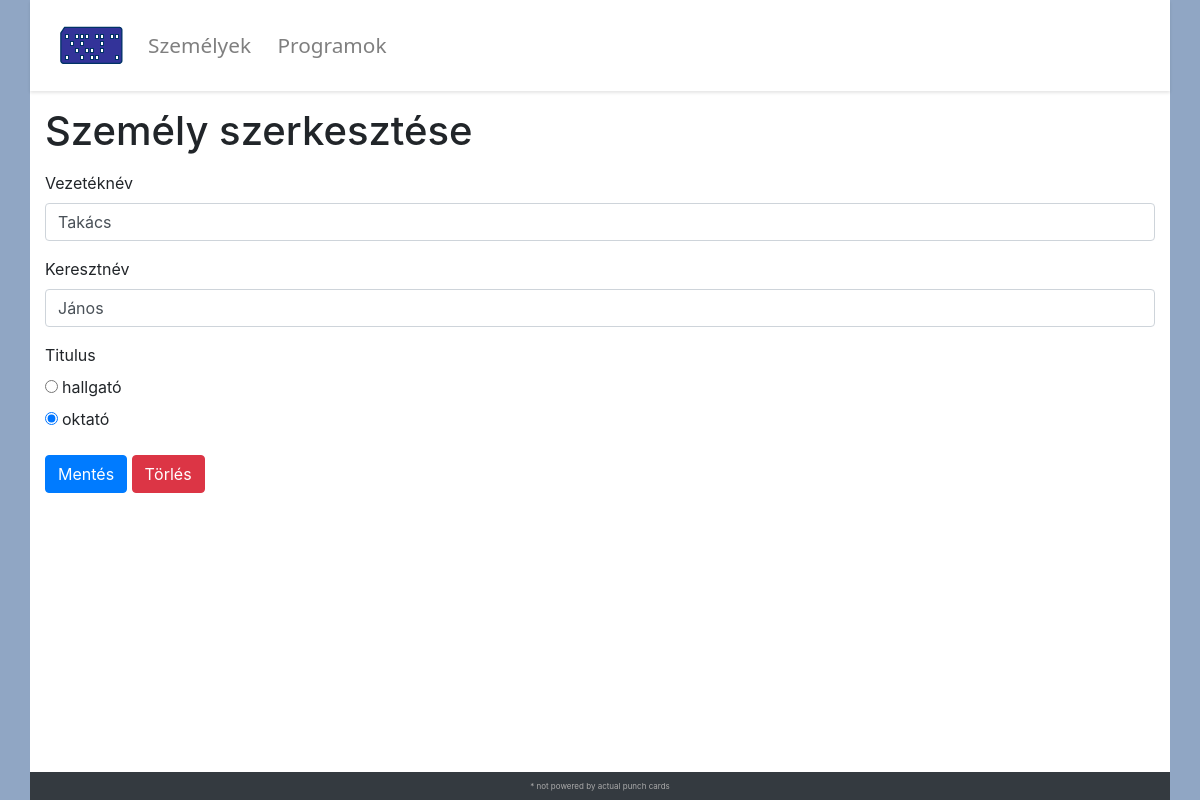
The app's page /edit-person.php?id=1 with its own data.
### tables this page shows
CREATE TABLE Szemely
(
  id INT PRIMARY KEY AUTO_INCREMENT,
  vezeteknev NVARCHAR(50),
  keresztnev NVARCHAR(50),
  titulus NVARCHAR(30)
);

### edit-person.php (the view, shortened to what this page needs)
<?php
$db = getDb();
?>
</head>
<body>
  <div class="container main-content">
    <?php
      $id = $_GET['id'];
      $query = sprintf('SELECT id, vezeteknev, keresztnev, titulus FROM szemely WHERE id = %s', mysqli_real_escape_string($db, $id)) or die(mysqli_error($db));
      $result = mysqli_query($db, $query);
      $row = mysqli_fetch_array($result);
      ?>
      <h1>Személy szerkesztése</h1>
      <form action="" method="post">
        <div class="form-group">
          <label for="vezeteknev">Vezetéknév</label>
          <input type="text" required class="form-control" name="vezeteknev" id="vezeteknev" value="<?=$row['vezeteknev']?>">
        </div>
        <div class="form-group">
          <label for="keresztnev">Keresztnév</label>
          <input type="text" required class="form-control" name="keresztnev" id="keresztnev" value="<?=$row['keresztnev']?>">
        </div>
        <div class="form-group">
          <label for="titulus">Titulus</label>
          <div class="radio">
            <input type="radio" name="titulus" value="hallgató"
              <?=($row['titulus']=='hallgató'?'checked':'')?>
            ><label class="ml-1">hallgató</label>
          </div>
          <div class="radio">
            <input type="radio" name="titulus" value="oktató"
              <?=($row['titulus']=='oktató'?'checked':'')?>
            ><label class="ml-1">oktató</label>
          </div>
        </div>
        <input class="btn btn-primary" name="update" type="submit" value="Mentés">
        <input class="btn btn-danger" name="delete" type="submit" value="Törlés">
      </form>
  </div>

### punchcard.css (style rules this page uses)
body { --card-background: #003366; background-color: #90A6C4; margin-bottom: 0; height: 100vh; }
h1 { margin-bottom: 0.4em; }
footer { font-size: 0.5em; color: #aaa; }
body > .container:nth-child(2) { padding-top: 1em; background-color: #fff; padding-bottom: 1em; min-height: calc(100% - 16px - 75px - 16px - 12px); }
.navbar { font-family: 'Segoe UI', Tahoma, Geneva, Verdana, sans-serif; font-weight: 500; font-size: 1.3em; box-shadow: 0px 2px 3px 0 rgba(0,0,0,0.1); padding-left: 1.4em; }
.nav-container { padding: 0; background-color: #fff; }
.navbar-nav { flex-direction: row !important; }
.navbar-nav li { padding-right: 0.5em; }

### records on screen
szemely: vezeteknev "Takács", keresztnev "János", titulus "☑"
